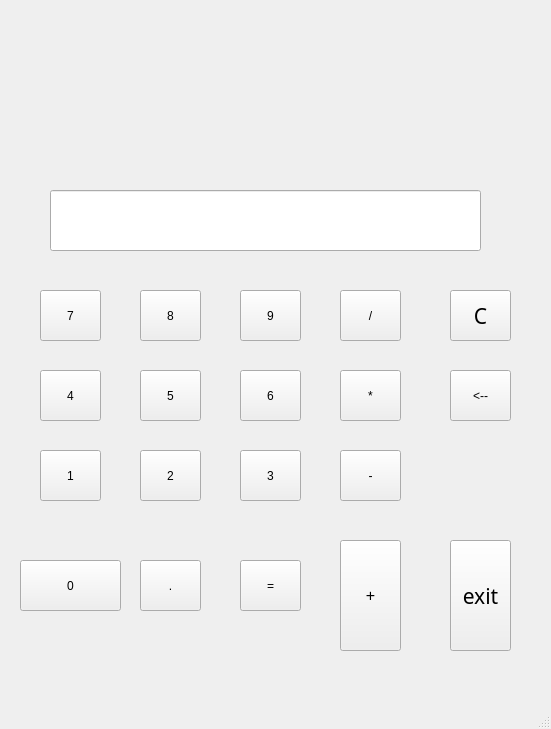
<?xml version="1.0" encoding="UTF-8"?>
<ui version="4.0">
 <class>MainWindow</class>
 <widget class="QMainWindow" name="MainWindow">
  <property name="geometry">
   <rect>
    <x>0</x>
    <y>0</y>
    <width>551</width>
    <height>729</height>
   </rect>
  </property>
  <property name="windowTitle">
   <string>Calculatrice</string>
  </property>
  <property name="styleSheet">
   <string notr="true"/>
  </property>
  <widget class="QWidget" name="centralwidget">
   <widget class="QPushButton" name="b7">
    <property name="geometry">
     <rect>
      <x>40</x>
      <y>290</y>
      <width>61</width>
      <height>51</height>
     </rect>
    </property>
    <property name="text">
     <string>7</string>
    </property>
   </widget>
   <widget class="QPushButton" name="b8">
    <property name="geometry">
     <rect>
      <x>140</x>
      <y>290</y>
      <width>61</width>
      <height>51</height>
     </rect>
    </property>
    <property name="text">
     <string>8</string>
    </property>
   </widget>
   <widget class="QPushButton" name="b9">
    <property name="geometry">
     <rect>
      <x>240</x>
      <y>290</y>
      <width>61</width>
      <height>51</height>
     </rect>
    </property>
    <property name="text">
     <string>9</string>
    </property>
   </widget>
   <widget class="QPushButton" name="b4">
    <property name="geometry">
     <rect>
      <x>40</x>
      <y>370</y>
      <width>61</width>
      <height>51</height>
     </rect>
    </property>
    <property name="text">
     <string>4</string>
    </property>
   </widget>
   <widget class="QPushButton" name="b5">
    <property name="geometry">
     <rect>
      <x>140</x>
      <y>370</y>
      <width>61</width>
      <height>51</height>
     </rect>
    </property>
    <property name="text">
     <string>5</string>
    </property>
   </widget>
   <widget class="QPushButton" name="b6">
    <property name="geometry">
     <rect>
      <x>240</x>
      <y>370</y>
      <width>61</width>
      <height>51</height>
     </rect>
    </property>
    <property name="text">
     <string>6</string>
    </property>
   </widget>
   <widget class="QPushButton" name="b1">
    <property name="geometry">
     <rect>
      <x>40</x>
      <y>450</y>
      <width>61</width>
      <height>51</height>
     </rect>
    </property>
    <property name="text">
     <string>1</string>
    </property>
   </widget>
   <widget class="QPushButton" name="b2">
    <property name="geometry">
     <rect>
      <x>140</x>
      <y>450</y>
      <width>61</width>
      <height>51</height>
     </rect>
    </property>
    <property name="text">
     <string>2</string>
    </property>
   </widget>
   <widget class="QPushButton" name="b3">
    <property name="geometry">
     <rect>
      <x>240</x>
      <y>450</y>
      <width>61</width>
      <height>51</height>
     </rect>
    </property>
    <property name="text">
     <string>3</string>
    </property>
   </widget>
   <widget class="QPushButton" name="b0">
    <property name="geometry">
     <rect>
      <x>20</x>
      <y>560</y>
      <width>101</width>
      <height>51</height>
     </rect>
    </property>
    <property name="text">
     <string>0</string>
    </property>
   </widget>
   <widget class="QPushButton" name="bp">
    <property name="geometry">
     <rect>
      <x>140</x>
      <y>560</y>
      <width>61</width>
      <height>51</height>
     </rect>
    </property>
    <property name="text">
     <string>.</string>
    </property>
   </widget>
   <widget class="QPushButton" name="bega">
    <property name="geometry">
     <rect>
      <x>240</x>
      <y>560</y>
      <width>61</width>
      <height>51</height>
     </rect>
    </property>
    <property name="text">
     <string>=</string>
    </property>
   </widget>
   <widget class="QPushButton" name="bplus">
    <property name="geometry">
     <rect>
      <x>340</x>
      <y>540</y>
      <width>61</width>
      <height>111</height>
     </rect>
    </property>
    <property name="font">
     <font>
      <pointsize>12</pointsize>
     </font>
    </property>
    <property name="cursor">
     <cursorShape>CrossCursor</cursorShape>
    </property>
    <property name="styleSheet">
     <string notr="true"/>
    </property>
    <property name="text">
     <string>+</string>
    </property>
   </widget>
   <widget class="QPushButton" name="bnega">
    <property name="geometry">
     <rect>
      <x>340</x>
      <y>450</y>
      <width>61</width>
      <height>51</height>
     </rect>
    </property>
    <property name="text">
     <string>-</string>
    </property>
   </widget>
   <widget class="QPushButton" name="bfoi">
    <property name="geometry">
     <rect>
      <x>340</x>
      <y>370</y>
      <width>61</width>
      <height>51</height>
     </rect>
    </property>
    <property name="text">
     <string>*</string>
    </property>
   </widget>
   <widget class="QPushButton" name="bsur">
    <property name="geometry">
     <rect>
      <x>340</x>
      <y>290</y>
      <width>61</width>
      <height>51</height>
     </rect>
    </property>
    <property name="text">
     <string>/</string>
    </property>
   </widget>
   <widget class="QPushButton" name="bclear">
    <property name="geometry">
     <rect>
      <x>450</x>
      <y>290</y>
      <width>61</width>
      <height>51</height>
     </rect>
    </property>
    <property name="font">
     <font>
      <family>MV Boli</family>
      <pointsize>16</pointsize>
     </font>
    </property>
    <property name="text">
     <string>C</string>
    </property>
   </widget>
   <widget class="QLineEdit" name="led">
    <property name="geometry">
     <rect>
      <x>50</x>
      <y>190</y>
      <width>431</width>
      <height>61</height>
     </rect>
    </property>
    <property name="styleSheet">
     <string notr="true"/>
    </property>
    <property name="alignment">
     <set>Qt::AlignRight|Qt::AlignTrailing|Qt::AlignVCenter</set>
    </property>
   </widget>
   <widget class="QPushButton" name="bexit">
    <property name="enabled">
     <bool>true</bool>
    </property>
    <property name="geometry">
     <rect>
      <x>450</x>
      <y>540</y>
      <width>61</width>
      <height>111</height>
     </rect>
    </property>
    <property name="font">
     <font>
      <family>MV Boli</family>
      <pointsize>16</pointsize>
     </font>
    </property>
    <property name="toolTipDuration">
     <number>2</number>
    </property>
    <property name="styleSheet">
     <string notr="true"/>
    </property>
    <property name="text">
     <string>exit</string>
    </property>
   </widget>
   <widget class="QLabel" name="res">
    <property name="geometry">
     <rect>
      <x>20</x>
      <y>20</y>
      <width>501</width>
      <height>91</height>
     </rect>
    </property>
    <property name="maximumSize">
     <size>
      <width>501</width>
      <height>16777215</height>
     </size>
    </property>
    <property name="font">
     <font>
      <pointsize>12</pointsize>
      <weight>75</weight>
      <bold>true</bold>
     </font>
    </property>
    <property name="styleSheet">
     <string notr="true"/>
    </property>
    <property name="text">
     <string/>
    </property>
    <property name="alignment">
     <set>Qt::AlignRight|Qt::AlignTop|Qt::AlignTrailing</set>
    </property>
    <property name="margin">
     <number>2</number>
    </property>
   </widget>
   <widget class="QLabel" name="ero">
    <property name="geometry">
     <rect>
      <x>30</x>
      <y>120</y>
      <width>491</width>
      <height>51</height>
     </rect>
    </property>
    <property name="styleSheet">
     <string notr="true"/>
    </property>
    <property name="text">
     <string/>
    </property>
    <property name="alignment">
     <set>Qt::AlignCenter</set>
    </property>
   </widget>
   <widget class="QPushButton" name="befa">
    <property name="geometry">
     <rect>
      <x>450</x>
      <y>370</y>
      <width>61</width>
      <height>51</height>
     </rect>
    </property>
    <property name="text">
     <string>&lt;--</string>
    </property>
   </widget>
  </widget>
  <widget class="QMenuBar" name="menubar">
   <property name="geometry">
    <rect>
     <x>0</x>
     <y>0</y>
     <width>551</width>
     <height>21</height>
    </rect>
   </property>
  </widget>
  <widget class="QStatusBar" name="statusbar"/>
 </widget>
 <resources/>
 <connections/>
</ui>
